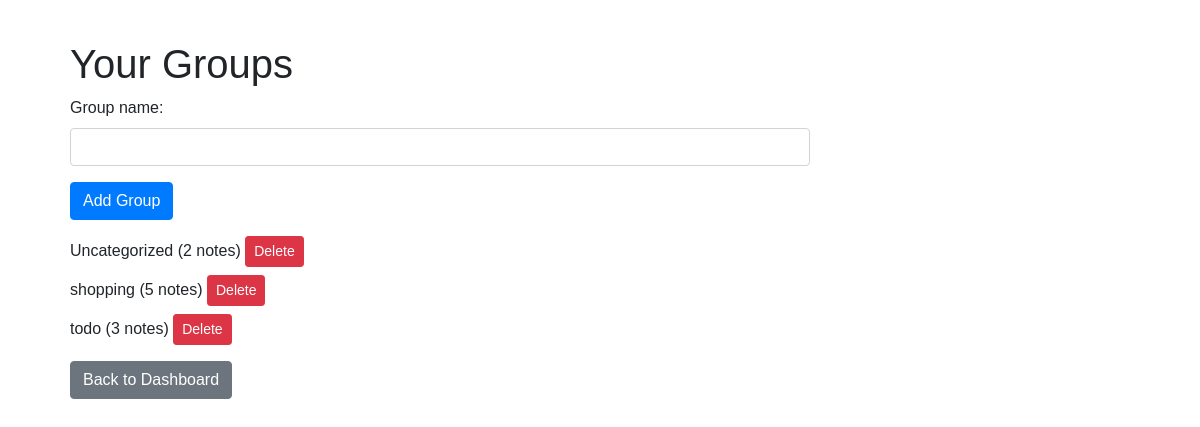
Before: /groups (signed in) with the older database file.
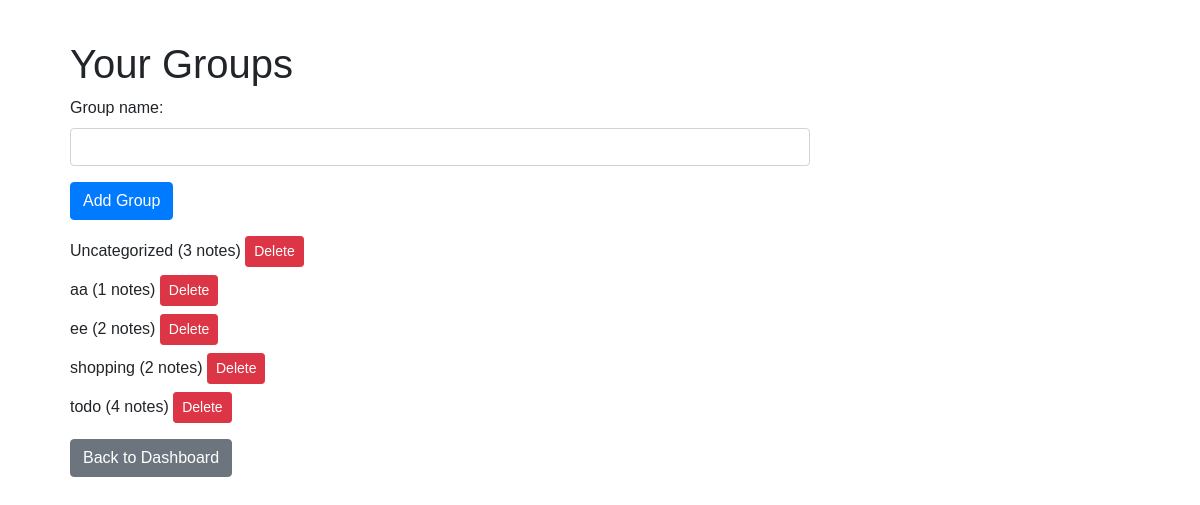
After: the same page with the newer database file.
### app.py (models this page shows)
class Group(db.Model):
    __tablename__ = 'groups'
    id = db.Column(db.Integer, primary_key=True)
    name = db.Column(db.String(100), nullable=False)
    user_id = db.Column(db.Integer, db.ForeignKey('users.id'), nullable=False)
    notes = db.relationship('Note', backref='group', lazy=True)

### app.py (the view, shortened to what this page needs)
@app.route('/groups', methods=['GET', 'POST'])
@login_required
def groups():
    if isinstance(current_user, User):
        user_id = current_user.id
        members = current_user.members
    else:
        user_id = current_user.user.id
        members = Member.query.filter_by(user_id=user_id).all()
    member_user_ids = [member.user_id for member in members]
    visible_user_ids = [user_id] + member_user_ids
    groups = Group.query.filter(Group.user_id.in_(visible_user_ids)).order_by(Group.name.asc()).all()
    uncategorized_group = None
    for group in groups:
        if group.name == "Uncategorized":
            uncategorized_group = group
            break
    if not uncategorized_group:
        uncategorized_group = Group(name="Uncategorized", user_id=user_id)
        db.session.add(uncategorized_group)
        db.session.commit()
        groups.append(uncategorized_group)
    return render_template('groups.html', groups=groups)

### app.py (called while the page is built)
@login_manager.user_loader
def load_user(user_id):
    if user_id.startswith("member_"):
        member_id = int(user_id.split("_")[1])
        return Member.query.get(member_id)
    else:
        return User.query.get(int(user_id))

### templates/groups.html (shortened to what this page needs)
{% extends 'base.html' %}
{% block content %}
<div class="container">
    <h1>Your Groups</h1>
    <form method="post" action="{{ url_for('groups') }}" class="mb-3">
        <div class="form-group">
            <label for="group_name">Group name:</label>
            <input type="text" name="group_name" class="form-control" required>
        </div>
        <input type="submit" value="Add Group" class="btn btn-primary">
    </form>
    <ul class="list-unstyled">
        {% for group in groups %}
            <li class="mb-2">{{ group.name }}
                {% if group.notes %}
                    ({{ group.notes|length }} notes)
                {% endif %}
                {% if current_user.role == 'admin' %}
                    <button class="btn btn-danger btn-sm" data-toggle="modal" data-target="#confirm-delete-{{ group.id }}">Delete</button>
                {% endif %}
            </li>
        {% endfor %}
    </ul>
    <a href="{{ url_for('dashboard') }}" class="btn btn-secondary">Back to Dashboard</a>
</div>
{% endblock %}

Changed rows visible on the page:
computed for Group "Uncategorized": notes|length "2" → "3"
added Group: name "aa", notes|length "1"
added Group: name "ee", notes|length "2"
computed for Group "shopping": notes|length "5" → "2"
computed for Group "todo": notes|length "3" → "4"
